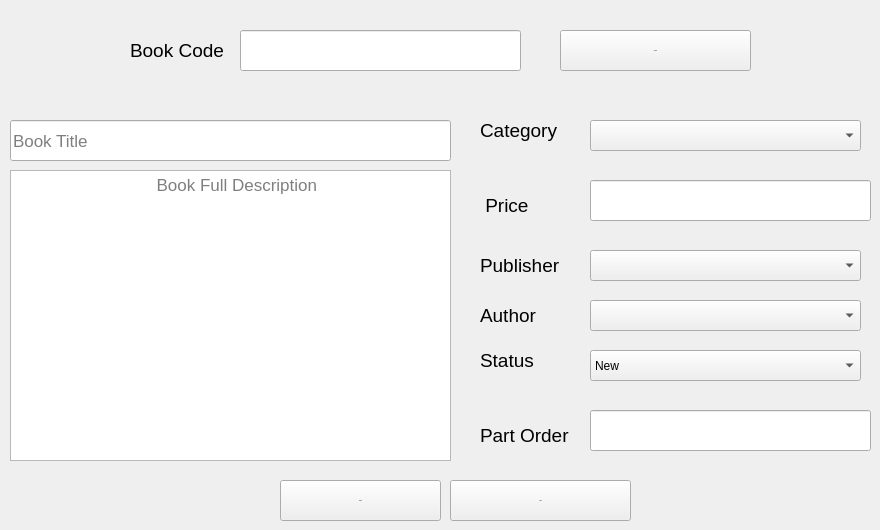
      <widget class="QWidget" name="tab_18">
       <attribute name="title">
        <string>Edit Or Delete A Book</string>
       </attribute>
       <widget class="QPushButton" name="pushButton_11">
        <property name="geometry">
         <rect>
          <x>450</x>
          <y>480</y>
          <width>181</width>
          <height>41</height>
         </rect>
        </property>
        <property name="font">
         <font>
          <family>Segoe UI</family>
          <pointsize>-1</pointsize>
          <weight>50</weight>
          <bold>false</bold>
         </font>
        </property>
        <property name="text">
         <string>Save</string>
        </property>
       </widget>
       <widget class="QPushButton" name="pushButton_18">
        <property name="geometry">
         <rect>
          <x>560</x>
          <y>30</y>
          <width>191</width>
          <height>41</height>
         </rect>
        </property>
        <property name="font">
         <font>
          <family>Segoe UI</family>
          <pointsize>-1</pointsize>
          <weight>50</weight>
          <bold>false</bold>
         </font>
        </property>
        <property name="text">
         <string>Search</string>
        </property>
       </widget>
       <widget class="QPushButton" name="pushButton_19">
        <property name="geometry">
         <rect>
          <x>280</x>
          <y>480</y>
          <width>161</width>
          <height>41</height>
         </rect>
        </property>
        <property name="font">
         <font>
          <family>Segoe UI</family>
          <pointsize>-1</pointsize>
          <weight>50</weight>
          <bold>false</bold>
         </font>
        </property>
        <property name="text">
         <string>Delete</string>
        </property>
       </widget>
       <widget class="QLineEdit" name="lineEdit_15">
        <property name="geometry">
         <rect>
          <x>240</x>
          <y>30</y>
          <width>281</width>
          <height>41</height>
         </rect>
        </property>
        <property name="font">
         <font>
          <pointsize>13</pointsize>
         </font>
        </property>
       </widget>
       <widget class="QLabel" name="label_26">
        <property name="geometry">
         <rect>
          <x>480</x>
          <y>420</y>
          <width>101</width>
          <height>31</height>
         </rect>
        </property>
        <property name="font">
         <font>
          <family>Segoe UI</family>
          <pointsize>14</pointsize>
         </font>
        </property>
        <property name="text">
         <string>Part Order</string>
        </property>
       </widget>
       <widget class="QLabel" name="label_27">
        <property name="geometry">
         <rect>
          <x>480</x>
          <y>250</y>
          <width>91</width>
          <height>31</height>
         </rect>
        </property>
        <property name="font">
         <font>
          <family>Segoe UI</family>
          <pointsize>14</pointsize>
         </font>
        </property>
        <property name="text">
         <string>Publisher</string>
        </property>
       </widget>
       <widget class="QLabel" name="label_28">
        <property name="geometry">
         <rect>
          <x>480</x>
          <y>340</y>
          <width>91</width>
          <height>41</height>
         </rect>
        </property>
        <property name="font">
         <font>
          <family>Segoe UI</family>
          <pointsize>14</pointsize>
         </font>
        </property>
        <property name="text">
         <string>Status</string>
        </property>
       </widget>
       <widget class="QLabel" name="label_29">
        <property name="geometry">
         <rect>
          <x>480</x>
          <y>190</y>
          <width>91</width>
          <height>31</height>
         </rect>
        </property>
        <property name="font">
         <font>
          <family>Segoe UI</family>
          <pointsize>14</pointsize>
         </font>
        </property>
        <property name="text">
         <string> Price</string>
        </property>
       </widget>
       <widget class="QComboBox" name="comboBox_17">
        <property name="geometry">
         <rect>
          <x>590</x>
          <y>250</y>
          <width>271</width>
          <height>31</height>
         </rect>
        </property>
       </widget>
       <widget class="QLineEdit" name="lineEdit_16">
        <property name="geometry">
         <rect>
          <x>590</x>
          <y>410</y>
          <width>281</width>
          <height>41</height>
         </rect>
        </property>
        <property name="font">
         <font>
          <pointsize>13</pointsize>
         </font>
        </property>
       </widget>
       <widget class="QLineEdit" name="lineEdit_17">
        <property name="geometry">
         <rect>
          <x>590</x>
          <y>180</y>
          <width>281</width>
          <height>41</height>
         </rect>
        </property>
        <property name="font">
         <font>
          <pointsize>13</pointsize>
         </font>
        </property>
       </widget>
       <widget class="QLabel" name="label_30">
        <property name="geometry">
         <rect>
          <x>130</x>
          <y>30</y>
          <width>101</width>
          <height>41</height>
         </rect>
        </property>
        <property name="font">
         <font>
          <family>Segoe UI</family>
          <pointsize>14</pointsize>
         </font>
        </property>
        <property name="text">
         <string>Book Code</string>
        </property>
       </widget>
       <widget class="QLabel" name="label_37">
        <property name="geometry">
         <rect>
          <x>480</x>
          <y>300</y>
          <width>91</width>
          <height>31</height>
         </rect>
        </property>
        <property name="font">
         <font>
          <family>Segoe UI</family>
          <pointsize>14</pointsize>
         </font>
        </property>
        <property name="text">
         <string>Author</string>
        </property>
       </widget>
       <widget class="QLineEdit" name="lineEdit_18">
        <property name="geometry">
         <rect>
          <x>10</x>
          <y>120</y>
          <width>441</width>
          <height>41</height>
         </rect>
        </property>
        <property name="font">
         <font>
          <family>Segoe UI</family>
          <pointsize>13</pointsize>
         </font>
        </property>
        <property name="text">
         <string/>
        </property>
        <property name="placeholderText">
         <string>Book Title</string>
        </property>
       </widget>
       <widget class="QTextEdit" name="textEdit_4">
        <property name="geometry">
         <rect>
          <x>10</x>
          <y>170</y>
          <width>441</width>
          <height>291</height>
         </rect>
        </property>
        <property name="font">
         <font>
          <pointsize>13</pointsize>
         </font>
        </property>
        <property name="placeholderText">
         <string>                              Book Full Description</string>
        </property>
       </widget>
       <widget class="QComboBox" name="comboBox_18">
        <property name="geometry">
         <rect>
          <x>590</x>
          <y>300</y>
          <width>271</width>
          <height>31</height>
         </rect>
        </property>
       </widget>
       <widget class="QComboBox" name="comboBox_19">
        <property name="geometry">
         <rect>
          <x>590</x>
          <y>350</y>
          <width>271</width>
          <height>31</height>
         </rect>
        </property>
        <item>
         <property name="text">
          <string>New</string>
         </property>
        </item>
        <item>
         <property name="text">
          <string>Used</string>
         </property>
        </item>
        <item>
         <property name="text">
          <string>Damaged</string>
         </property>
        </item>
       </widget>
       <widget class="QComboBox" name="comboBox_20">
        <property name="geometry">
         <rect>
          <x>590</x>
          <y>120</y>
          <width>271</width>
          <height>31</height>
         </rect>
        </property>
       </widget>
       <widget class="QLabel" name="label_38">
        <property name="geometry">
         <rect>
          <x>480</x>
          <y>110</y>
          <width>91</width>
          <height>41</height>
         </rect>
        </property>
        <property name="font">
         <font>
          <family>Segoe UI</family>
          <pointsize>14</pointsize>
         </font>
        </property>
        <property name="text">
         <string>Category</string>
        </property>
       </widget>
      </widget>
